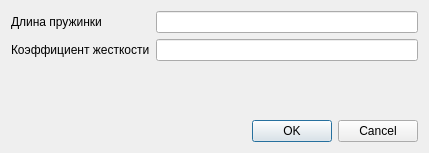
<?xml version="1.0" encoding="UTF-8"?>
<ui version="4.0">
 <class>Dialog</class>
 <widget class="QDialog" name="Dialog">
  <property name="geometry">
   <rect>
    <x>0</x>
    <y>0</y>
    <width>429</width>
    <height>153</height>
   </rect>
  </property>
  <property name="windowTitle">
   <string>Dialog</string>
  </property>
  <property name="toolTip">
   <string>&lt;html&gt;&lt;head/&gt;&lt;body&gt;&lt;p&gt;Введите коэффициент жесткости и начальную длину пружины.&lt;/p&gt;&lt;/body&gt;&lt;/html&gt;</string>
  </property>
  <property name="whatsThis">
   <string>&lt;html&gt;&lt;head/&gt;&lt;body&gt;&lt;p&gt;Опа&lt;/p&gt;&lt;/body&gt;&lt;/html&gt;</string>
  </property>
  <layout class="QFormLayout" name="formLayout">
   <item row="0" column="1">
    <widget class="QLineEdit" name="lineEdit_2"/>
   </item>
   <item row="4" column="1">
    <widget class="QDialogButtonBox" name="buttonBox">
     <property name="orientation">
      <enum>Qt::Horizontal</enum>
     </property>
     <property name="standardButtons">
      <set>QDialogButtonBox::Cancel|QDialogButtonBox::Ok</set>
     </property>
    </widget>
   </item>
   <item row="3" column="1">
    <spacer name="verticalSpacer">
     <property name="orientation">
      <enum>Qt::Vertical</enum>
     </property>
     <property name="sizeHint" stdset="0">
      <size>
       <width>20</width>
       <height>40</height>
      </size>
     </property>
    </spacer>
   </item>
   <item row="1" column="1">
    <widget class="QLineEdit" name="lineEdit"/>
   </item>
   <item row="0" column="0">
    <widget class="QLabel" name="label_2">
     <property name="text">
      <string>Длина пружинки</string>
     </property>
    </widget>
   </item>
   <item row="1" column="0">
    <widget class="QLabel" name="label">
     <property name="text">
      <string>Коэффициент жесткости</string>
     </property>
    </widget>
   </item>
  </layout>
 </widget>
 <resources/>
 <connections>
  <connection>
   <sender>buttonBox</sender>
   <signal>accepted()</signal>
   <receiver>Dialog</receiver>
   <slot>accept()</slot>
   <hints>
    <hint type="sourcelabel">
     <x>248</x>
     <y>254</y>
    </hint>
    <hint type="destinationlabel">
     <x>157</x>
     <y>274</y>
    </hint>
   </hints>
  </connection>
  <connection>
   <sender>buttonBox</sender>
   <signal>rejected()</signal>
   <receiver>Dialog</receiver>
   <slot>reject()</slot>
   <hints>
    <hint type="sourcelabel">
     <x>316</x>
     <y>260</y>
    </hint>
    <hint type="destinationlabel">
     <x>286</x>
     <y>274</y>
    </hint>
   </hints>
  </connection>
 </connections>
</ui>
